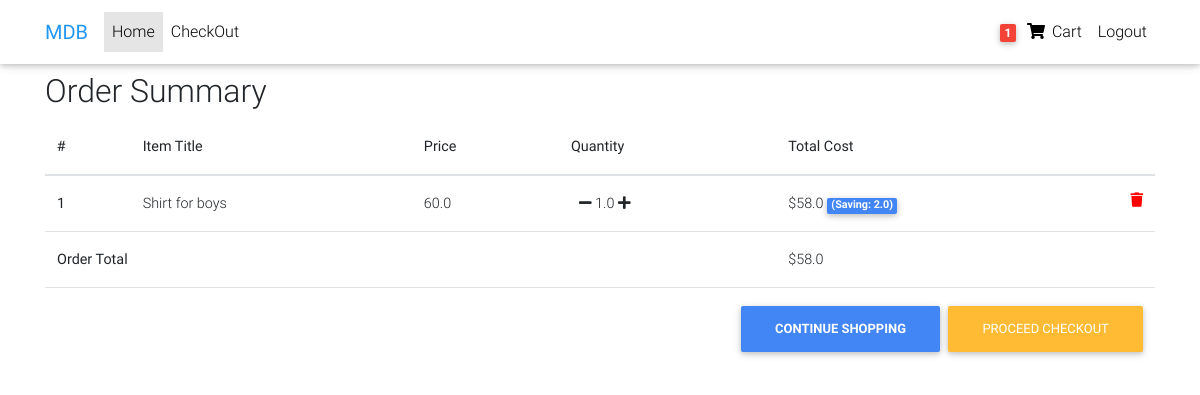
Page /order-summary/ (signed in) on the committed database.
### app/models.py (models this page shows, shortened)
class Order(models.Model):
	user = models.ForeignKey(settings.AUTH_USER_MODEL,on_delete=models.CASCADE)
	ref_code = models.CharField(max_length=20)
	items = models.ManyToManyField(OrderItem)
	start_date = models.DateTimeField(auto_now_add=True)
	ordered_date = models.DateTimeField()
	ordered = models.BooleanField(default = False)
	billing_address = models.ForeignKey('Address', related_name = 'billing_address', on_delete = models.SET_NULL, blank=True, null=True)
	shipping_address = models.ForeignKey('Address', related_name = 'shipping_address', on_delete = models.SET_NULL, blank=True, null=True)
	payment = models.ForeignKey('Payment', on_delete = models.SET_NULL, blank=True, null = True)
	coupon = models.ForeignKey('Coupon',on_delete = models.SET_NULL,blank = True,null=True)
	being_delivered = models.BooleanField(default = False)
	received = models.BooleanField(default = False)
	refund_requested = models.BooleanField(default=False)
	refund_granted = models.BooleanField(default = False)
	def total(self):
		total = 0
		for order_item in self.items.all():
			total += order_item.get_final_price()
		if self.coupon:
			total -= self.coupon.amount
		return total

class OrderItem(models.Model):
	user = models.ForeignKey(settings.AUTH_USER_MODEL,on_delete=models.CASCADE,blank=True,null=True)
	ordered = models.BooleanField(default=False)
	item = models.ForeignKey(Item,on_delete=models.CASCADE)
	quantity = models.FloatField(default=1)
	def get_total_item_price(self):
		return self.quantity * self.item.price
	def get_total_discount_item_price(self):
		return self.quantity * self.item.discount_price
	def total_savings(self):
		return self.get_total_item_price() - self.get_total_discount_item_price()
	def get_final_price(self):
		if self.item.discount_price:
			return self.get_total_discount_item_price()
		else:
			return self.get_total_item_price();

class Item(models.Model):
	title = models.CharField(max_length=100)
	price = models.FloatField()
	discount_price = models.FloatField(blank=True,null=True)
	category = models.CharField(choices = CATEGORY_CHOICES,max_length=2)
	label = models.CharField(choices=LABEL_CHOICES,max_length=1)
	description = models.TextField()
	slug = models.SlugField()
	image = models.ImageField()

### app/views.py (the view)
# urls.py: path('order-summary/',OrderSummary.as_view(),name='order-summary'),
class OrderSummary(LoginRequiredMixin,View):
	def get(self,*args,**kwargs):
		try:
			order = Order.objects.get(user=self.request.user,ordered=False)
			context = {
				'object' : order
			}
			return render(self.request,'account/order_summary.html',context)
		except ObjectDoesNotExist:
			messages.error(self.request,"You do not have an active order")
			return redirect("/")

### app/templatetags/card_template_tags.py (called while the page is built)
@register.filter
def cart_item_count(user):
	if user.is_authenticated:
		qs = Order.objects.filter(user=user,ordered=False)
		if qs.exists():
			return qs[0].items.count()
	return 0

### app/templates/account/order_summary.html (shortened to what this page needs)
{% extends 'base.html' %}
  {% block content %}
  <main class="mt-5 pt-4">
    <div class="container">
      <h2>Order Summary</h2>
      <div class="table-responsive text-nowrap">
        <table class="table">
          <thead>
            <tr>
              <th scope="col">#</th>
              <th scope="col">Item Title</th>
              <th scope="col">Price</th>
              <th scope="col">Quantity</th>
              <th scope="col">Total Cost</th>
            </tr>
          </thead>
          <tbody>
            {% for order_item in object.items.all %}
            <tr>
              <th scope="row">{{ forloop.counter}}</th>
              <td>{{ order_item.item.title}}</td>
              <td>{{ order_item.item.price }}
              </td>
              <td>
                <a href="{% url 'app:remove-single-element' order_item.item.slug %}"><i class="fas fa-minus ml-2"></i></a> {{ order_item.quantity}} <a href="{% url 'app:add-to-card-summary' order_item.item.slug %}"><i class="fas fa-plus"></i></a>
              </td>
              <td>
                {% if order_item.item.discount_price %}
                ${{ order_item.get_total_discount_item_price }}
                <span class="badge badge-primary">(Saving: {{ order_item.total_savings }})</span>
                {% else %}
                ${{ order_item.get_total_item_price }}
                {% endif%}
                <a href="{% url 'app:remove-all-from-card' order_item.item.slug %}"><i style="color: red" class="fas fa-trash float-right"></i></a>
              </td>
            </tr>
            {% empty %}
            <tr>
              <td colspan="4">Your card is empty</td>
            </tr>
            {% endfor %}
            {% if object.total %}
            <tr>
              <td colspan="4"><b>Order Total</b></td>
              <td>${{ object.total }}</td>
            </tr>
            <tr>
              <td colspan="5">
                <a href="/checkout/" class="btn btn-warning float-right ml-2">Proceed Checkout</a>
                <a href="/" class="btn btn-primary float-right"><b>Continue Shopping</b></a>
              </td>
            </tr>
            {% endif %}
          </tbody>
        </table>
      </div>
    </div>
  </main>
  {% endblock %}

### app/templates/base.html (shortened to what this page needs)
{% load static %}
{% load card_template_tags %}
<!DOCTYPE html>
<html lang="en">
<head>
  <link rel="stylesheet" href="https://use.fontawesome.com/releases/v5.11.2/css/all.css">
  <link href="{% static 'css/bootstrap.min.css' %}" rel="stylesheet">
  <link href="{% static 'css/mdb.min.css' %}" rel="stylesheet">
  <link href="{% static 'css/style.min.css' %}" rel="stylesheet">
</head>
<body>
  <nav class="navbar fixed-top navbar-expand-lg navbar-light white scrolling-navbar">
    <div class="container">
      <a class="navbar-brand waves-effect" href="https://mdbootstrap.com/docs/jquery/" target="_blank">
        <strong class="blue-text">MDB</strong>
      </a>
      <div class="collapse navbar-collapse" id="navbarSupportedContent">
        <ul class="navbar-nav mr-auto">
          <li class="nav-item active">
            <a class="nav-link waves-effect" href="{% url 'app:home' %}">Home
            </a>
          </li>
          <li class="nav-item">
            <a class="nav-link waves-effect" href="{% url 'app:checkout' %}"
              target="_blank">CheckOut</a>
          </li>
        </ul>
        <ul class="navbar-nav nav-flex-icons">
          {% if user.is_authenticated %}
          <li class="nav-item">
            <a class="nav-link waves-effect" href="{% url 'app:order-summary' %}">
              <span class="badge red z-depth-1 mr-1"> {{ request.user|cart_item_count }} </span>
              <i class="fas fa-shopping-cart"></i>
              <span class="clearfix d-none d-sm-inline-block"> Cart </span>
            </a>
          </li>
          <li class="nav-item">
            <a class="nav-link waves-effect" href="{% url 'account_logout' %}">
              <span class="clearfix d-none d-sm-inline-block"> Logout </span>
            </a>
          </li>
          {% endif %}
        </ul>
      </div>
    </div>
  </nav>
  {% block content %}
  {% endblock %}
</body>
</html>

### app/templates/base.html (style rules this page uses)
html, body, header, .carousel { height: 60vh; }

### rows in the picture
OrderItem: item "Shirt for boys", item.price "60.0", quantity "1.0", get_total_discount_item_price "58.0", total_savings "2.0"
Order: total "58.0"

### other values in the picture
{{ request.user|cart_item_count }} "1"
